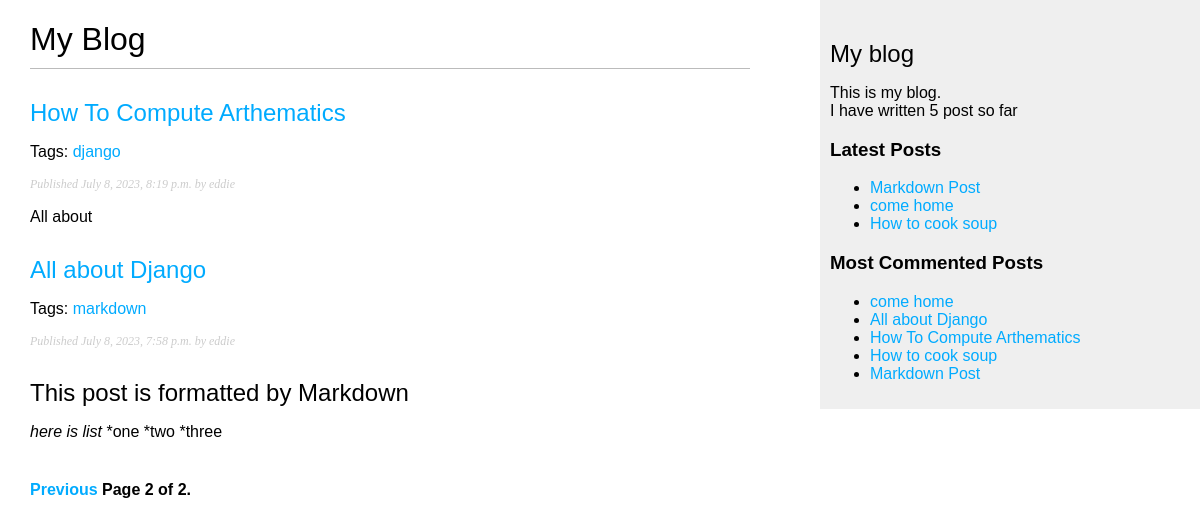
Screenshot of /?page=2 with the database file from the repository.
### blog/models.py (models this page shows, shortened)
class Post(models.Model):
    class Status(models.TextChoices):
        DRAFT = 'DF', 'Draft'
        PUBLISHED = 'PB', 'Published'
    title = models.CharField(max_length=250)
    slug = models.SlugField(max_length=250, unique_for_date= 'publish')
    author = models.ForeignKey(User, related_name='blog_post', on_delete=models.CASCADE)
    body = models.TextField()
    publish = models.DateTimeField(default=timezone.now)
    created = models.DateTimeField(auto_now_add=True)
    updated = models.DateTimeField(auto_now=True)
    status =models.CharField(max_length=2, choices=Status.choices, default=Status.DRAFT)
    objects = models.Manager()
    published = PublishedManager()
    tags = TaggableManager()
    class Meta:
        ordering =['-publish']
        indexes = [
            models.Index(fields=['-publish']),
        ]
    def get_absolute_url(self):
        return reverse('blog:post_detail',
                       args=[self.publish.year,
                             self.publish.month,
                             self.publish.day,
                             self.slug])

### blog/views.py (the view)
# urls.py: path('', views.post_list, name='post_list'),
def post_list(request, tag_slug=None):
    post_list = Post.published.all()
    tag = None
    if tag_slug:
        tag = get_object_or_404(Tag, slug=tag_slug)
        post_list = post_list.filter(tags__in=[tag])
    paginator = Paginator(post_list, 3)
    number_page = request.GET.get('page', 1)
    try:
        posts = paginator.page(number_page)
    except PageNotAnInteger:
        posts = paginator.page(1)
    except EmptyPage:
        posts = paginator.page(paginator.num_pages)
    return render(request, 'blog/post/list.html', {'posts': posts,'tag':tag})

### blog/models.py (called while the page is built)
    def get_queryset(self):
        return super().get_queryset()\
            .filter(status=Post.Status.PUBLISHED)

### blog/templatetags/blog_tags.py (called while the page is built)
@register.simple_tag
def total_posts():
    return Post.published.count()

@register.inclusion_tag('blog/post/latest_posts.html')
def show_latest_posts(count=5):
    latest_posts = Post.published.order_by('-publish')[:count]
    return {'latest_posts':latest_posts}

@register.simple_tag
def get_most_commented_posts(count=5):
    return Post.published.annotate(total_comments = Count('comments')).order_by('-total_comments')[:count]

@register.filter(name='markdown')
def markdown_format(text):
    return mark_safe(markdown.markdown(text))

### blog/templates/blog/post/list.html (shortened to what this page needs)
{% extends 'blog/base.html' %}
{% load blog_tags %}
{% block content %}
<h1>My Blog</h1>
{% for post in posts %}
<h2>
    <a href="{{post.get_absolute_url}}">
        {{ post.title }}
    </a>
</h2>
<p class="tags">
    Tags:
    {% for tag in post.tags.all %}
    <a href="{% url "blog:post_list_by_tag" tag.slug %}">
    {{ tag.name }}
    </a>
    {% endfor %}
    </p>
<p class="date">
    Published {{ post.publish }} by {{ post.author }}
</p>
{{ post.body|markdown|truncatewords:30 }}
{% endfor %}
{% include "pagination.html" with page=posts %}
{% endblock %}

### blog/templates/blog/base.html (shortened to what this page needs)
{% load blog_tags %}
{% load static %}
<!DOCTYPE html>
<html>
<head>
    <link href="{% static 'css/blog.css' %}" rel="stylesheet">
</head>
<body>
    <div id="content">
        {% block content %}
        {% endblock %}
    </div>
    <div id="sidebar">
        <h2>My blog</h2>
        <p>This is my blog. <br>
           I have written {% total_posts %} post so far
        </p>
        <h3>Latest Posts</h3>
        <p>{% show_latest_posts 3 %}</p>
        <h3>Most Commented Posts</h3>
        {% get_most_commented_posts as most_commented_post %}
        <ul>
            {% for post in most_commented_post %}
            <li>
                <a href="{{post.get_absolute_url}}">{{post.title}}</a>
            </li>
            {% endfor %}
        </ul>
    </div>
</body>
</html>

### blog/templates/blog/post/latest_posts.html
<ul>
    {% for post in latest_posts %}
    <li>
        <a href="{{post.get_absolute_url}}">{{post.title}}</a>
    </li>
    {% endfor %}
</ul>

### blog/static/css/blog.css (style rules this page uses)
body { margin:0; padding:0; font-family:helvetica, sans-serif; }
a { color:#00abff; text-decoration:none; }
h1 { font-weight:normal; border-bottom:1px solid #bbb; padding:0 0 10px 0; }
h2 { font-weight:normal; margin:30px 0 0; }
#content { float:left; width:60%; padding:0 0 0 30px; }
#sidebar { float:right; width:30%; padding:10px; background:#efefef; height:100%; }
p.date { color:#ccc; font-family: georgia, serif; font-size: 12px; font-style: italic; }

### rows the page displays
Post: title "How To Compute Arthematics", publish "July 8, 2023, 8:19 p.m.", author "eddie", body "All about"
Tag: name "django"
Post: title "All about Django", publish "July 8, 2023, 7:58 p.m.", author "eddie", body "This post is formatted by Markdown here is list *one *two *three"
Tag: name "markdown"
Post: title "Markdown Post"
Post: title "come home"
Post: title "How to cook soup"

### other values shown
{{ page.number }} "2"
{{ page.paginator.num_pages }} "2"
